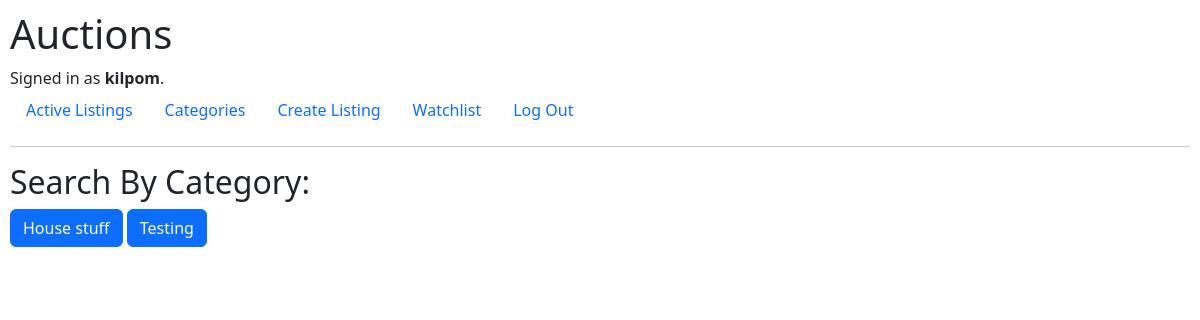
Page /categories (signed in) on the committed database.
### auctions/models.py (models this page shows)
class User(AbstractUser):
    pass

class AuctionCategory(models.Model):
    name = models.CharField(max_length=64)
    def __str__(self):
        return self.name

### auctions/views.py (the view, shortened to what this page needs)
# urls.py: path("categories", views.categories, name="categories")
def categories(request):
    categories = AuctionCategory.objects.all()
    return render(request, "auctions/categories.html", {
        "categories": categories
    })

### auctions/templates/auctions/categories.html (shortened to what this page needs)
{% extends "auctions/layout.html" %}
{% block body %}
    <h2>Search By Category:</h2>
    <form action="{% url 'categories' %}" method="post">
        {% for category in categories %}
            <button type="submit" class="btn btn-primary" name="category" value="{{ category }}">{{ category }}</button>
        {% endfor %}
    </form>
{% endblock %}

### auctions/templates/auctions/layout.html (shortened to what this page needs)
{% load static %}
<!DOCTYPE html>
<html lang="en">
    <head>
        <link href="https://cdn.jsdelivr.net/npm/bootstrap@5.3.0/dist/css/bootstrap.min.css" rel="stylesheet">
        <link href="{% static 'auctions/styles.css' %}" rel="stylesheet">
    </head>
    <body>
        <h1>Auctions</h1>
        <div>
            {% if user.is_authenticated %}
                Signed in as <strong>{{ user.username }}</strong>.
            {% else %}
                Not signed in.
            {% endif %}
        </div>
        <ul class="nav">
            <li class="nav-item">
                <a class="nav-link" href="{% url 'index' %}">Active Listings</a>
            </li>
            <li class="nav-item">
                <a class="nav-link" href="{% url 'categories' %}">Categories</a>
            </li>
            {% if user.is_authenticated %}
                <li class="nav-item">
                    <a class="nav-link" href="{% url 'create_listing' %}">Create Listing</a>
                </li>
                <li class="nav-item">
                    <a class="nav-link" href="{% url 'watchlist' %}">Watchlist</a>
                </li>
                <li class="nav-item">
                    <a class="nav-link" href="{% url 'logout' %}">Log Out</a>
                </li>
            {% endif %}
        </ul>
        <hr>
        {% block body %}
        {% endblock %}
    </body>
</html>

### auctions/static/auctions/styles.css (style rules this page uses)
body { padding: 10px; }

### rows in the picture
User: username "kilpom"
AuctionCategory: name "House stuff"
AuctionCategory: name "Testing"
